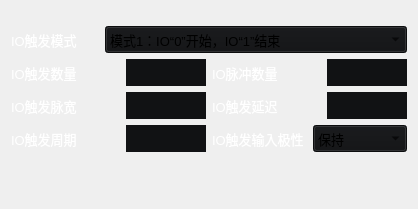
               <widget class="QWidget" name="page_14">
                <layout class="QGridLayout" name="gridLayout_28">
                 <item row="4" column="0">
                  <layout class="QHBoxLayout" name="horizontalLayout_76">
                   <item>
                    <widget class="QLabel" name="label_111">
                     <property name="minimumSize">
                      <size>
                       <width>80</width>
                       <height>0</height>
                      </size>
                     </property>
                     <property name="font">
                      <font>
                       <pointsize>10</pointsize>
                      </font>
                     </property>
                     <property name="styleSheet">
                      <string notr="true">color: rgb(255, 255, 255);</string>
                     </property>
                     <property name="text">
                      <string>IO触发周期</string>
                     </property>
                    </widget>
                   </item>
                   <item>
                    <widget class="QLineEdit" name="lineEdit_14">
                     <property name="sizePolicy">
                      <sizepolicy hsizetype="Minimum" vsizetype="Fixed">
                       <horstretch>0</horstretch>
                       <verstretch>0</verstretch>
                      </sizepolicy>
                     </property>
                     <property name="minimumSize">
                      <size>
                       <width>0</width>
                       <height>27</height>
                      </size>
                     </property>
                     <property name="maximumSize">
                      <size>
                       <width>80</width>
                       <height>26</height>
                      </size>
                     </property>
                     <property name="font">
                      <font>
                       <pointsize>10</pointsize>
                      </font>
                     </property>
                     <property name="styleSheet">
                      <string notr="true">background-color: rgb(17, 18, 20);
border:none;</string>
                     </property>
                     <property name="text">
                      <string/>
                     </property>
                    </widget>
                   </item>
                  </layout>
                 </item>
                 <item row="1" column="0" colspan="2">
                  <layout class="QHBoxLayout" name="horizontalLayout_89">
                   <item>
                    <widget class="QLabel" name="label_103">
                     <property name="sizePolicy">
                      <sizepolicy hsizetype="Fixed" vsizetype="Preferred">
                       <horstretch>0</horstretch>
                       <verstretch>0</verstretch>
                      </sizepolicy>
                     </property>
                     <property name="minimumSize">
                      <size>
                       <width>88</width>
                       <height>0</height>
                      </size>
                     </property>
                     <property name="maximumSize">
                      <size>
                       <width>88</width>
                       <height>16777215</height>
                      </size>
                     </property>
                     <property name="font">
                      <font>
                       <pointsize>10</pointsize>
                      </font>
                     </property>
                     <property name="styleSheet">
                      <string notr="true">color: rgb(255, 255, 255);</string>
                     </property>
                     <property name="text">
                      <string>IO触发模式</string>
                     </property>
                    </widget>
                   </item>
                   <item>
                    <widget class="QComboBox" name="LightMode_3">
                     <property name="minimumSize">
                      <size>
                       <width>60</width>
                       <height>27</height>
                      </size>
                     </property>
                     <property name="font">
                      <font>
                       <pointsize>10</pointsize>
                      </font>
                     </property>
                     <property name="styleSheet">
                      <string notr="true">background-color: rgb(17, 18, 20);
</string>
                     </property>
                     <item>
                      <property name="text">
                       <string>模式1：IO“0”开始，IO“1”结束</string>
                      </property>
                     </item>
                     <item>
                      <property name="text">
                       <string>模式2：IO“1”开始，IO“0”结束</string>
                      </property>
                     </item>
                     <item>
                      <property name="text">
                       <string>模式3：IO“0”开始，输出固定触发脉冲</string>
                      </property>
                     </item>
                     <item>
                      <property name="text">
                       <string>模式4：IO“1”开始，输出固定触发脉冲</string>
                      </property>
                     </item>
                     <item>
                      <property name="text">
                       <string>模式5：IO“0”有效，上升沿有效，下降沿结束</string>
                      </property>
                     </item>
                     <item>
                      <property name="text">
                       <string>模式6：IO“1”有效，上升沿有效，下降沿结束</string>
                      </property>
                     </item>
                     <item>
                      <property name="text">
                       <string>模式7：多个IO&quot;0&quot;作为开始，输出固定触发脉冲</string>
                      </property>
                     </item>
                     <item>
                      <property name="text">
                       <string>模式8：多个IO&quot;1&quot;作为开始，输出固定触发脉冲</string>
                      </property>
                     </item>
                    </widget>
                   </item>
                  </layout>
                 </item>
                 <item row="2" column="0">
                  <layout class="QHBoxLayout" name="horizontalLayout_64">
                   <item>
                    <widget class="QLabel" name="label_110">
                     <property name="minimumSize">
                      <size>
                       <width>80</width>
                       <height>0</height>
                      </size>
                     </property>
                     <property name="font">
                      <font>
                       <pointsize>10</pointsize>
                      </font>
                     </property>
                     <property name="styleSheet">
                      <string notr="true">color: rgb(255, 255, 255);</string>
                     </property>
                     <property name="text">
                      <string>IO触发数量</string>
                     </property>
                    </widget>
                   </item>
                   <item>
                    <widget class="QLineEdit" name="lineEdit_13">
                     <property name="sizePolicy">
                      <sizepolicy hsizetype="Minimum" vsizetype="Fixed">
                       <horstretch>0</horstretch>
                       <verstretch>0</verstretch>
                      </sizepolicy>
                     </property>
                     <property name="minimumSize">
                      <size>
                       <width>0</width>
                       <height>27</height>
                      </size>
                     </property>
                     <property name="maximumSize">
                      <size>
                       <width>80</width>
                       <height>26</height>
                      </size>
                     </property>
                     <property name="font">
                      <font>
                       <pointsize>10</pointsize>
                      </font>
                     </property>
                     <property name="styleSheet">
                      <string notr="true">background-color: rgb(17, 18, 20);
border:none;</string>
                     </property>
                     <property name="text">
                      <string/>
                     </property>
                    </widget>
                   </item>
                  </layout>
                 </item>
                 <item row="3" column="0">
                  <layout class="QHBoxLayout" name="horizontalLayout_84">
                   <item>
                    <widget class="QLabel" name="label_112">
                     <property name="minimumSize">
                      <size>
                       <width>80</width>
                       <height>0</height>
                      </size>
                     </property>
                     <property name="font">
                      <font>
                       <pointsize>10</pointsize>
                      </font>
                     </property>
                     <property name="styleSheet">
                      <string notr="true">color: rgb(255, 255, 255);</string>
                     </property>
                     <property name="text">
                      <string>IO触发脉宽</string>
                     </property>
                    </widget>
                   </item>
                   <item>
                    <widget class="QLineEdit" name="lineEdit_15">
                     <property name="sizePolicy">
                      <sizepolicy hsizetype="Minimum" vsizetype="Fixed">
                       <horstretch>0</horstretch>
                       <verstretch>0</verstretch>
                      </sizepolicy>
                     </property>
                     <property name="minimumSize">
                      <size>
                       <width>0</width>
                       <height>27</height>
                      </size>
                     </property>
                     <property name="maximumSize">
                      <size>
                       <width>80</width>
                       <height>26</height>
                      </size>
                     </property>
                     <property name="font">
                      <font>
                       <pointsize>10</pointsize>
                      </font>
                     </property>
                     <property name="styleSheet">
                      <string notr="true">background-color: rgb(17, 18, 20);
border:none;</string>
                     </property>
                     <property name="text">
                      <string/>
                     </property>
                    </widget>
                   </item>
                  </layout>
                 </item>
                 <item row="3" column="1">
                  <layout class="QHBoxLayout" name="horizontalLayout_88">
                   <item>
                    <widget class="QLabel" name="label_114">
                     <property name="minimumSize">
                      <size>
                       <width>80</width>
                       <height>0</height>
                      </size>
                     </property>
                     <property name="font">
                      <font>
                       <pointsize>10</pointsize>
                      </font>
                     </property>
                     <property name="styleSheet">
                      <string notr="true">color: rgb(255, 255, 255);</string>
                     </property>
                     <property name="text">
                      <string>IO触发延迟</string>
                     </property>
                    </widget>
                   </item>
                   <item>
                    <widget class="QLineEdit" name="lineEdit_17">
                     <property name="sizePolicy">
                      <sizepolicy hsizetype="Minimum" vsizetype="Fixed">
                       <horstretch>0</horstretch>
                       <verstretch>0</verstretch>
                      </sizepolicy>
                     </property>
                     <property name="minimumSize">
                      <size>
                       <width>0</width>
                       <height>27</height>
                      </size>
                     </property>
                     <property name="maximumSize">
                      <size>
                       <width>80</width>
                       <height>26</height>
                      </size>
                     </property>
                     <property name="font">
                      <font>
                       <pointsize>10</pointsize>
                      </font>
                     </property>
                     <property name="styleSheet">
                      <string notr="true">background-color: rgb(17, 18, 20);
border:none;</string>
                     </property>
                     <property name="text">
                      <string/>
                     </property>
                    </widget>
                   </item>
                  </layout>
                 </item>
                 <item row="5" column="0">
                  <spacer name="verticalSpacer_20">
                   <property name="orientation">
                    <enum>Qt::Vertical</enum>
                   </property>
                   <property name="sizeType">
                    <enum>QSizePolicy::Fixed</enum>
                   </property>
                   <property name="sizeHint" stdset="0">
                    <size>
                     <width>20</width>
                     <height>46</height>
                    </size>
                   </property>
                  </spacer>
                 </item>
                 <item row="2" column="1">
                  <layout class="QHBoxLayout" name="horizontalLayout_87">
                   <item>
                    <widget class="QLabel" name="label_113">
                     <property name="minimumSize">
                      <size>
                       <width>80</width>
                       <height>0</height>
                      </size>
                     </property>
                     <property name="font">
                      <font>
                       <pointsize>10</pointsize>
                      </font>
                     </property>
                     <property name="styleSheet">
                      <string notr="true">color: rgb(255, 255, 255);</string>
                     </property>
                     <property name="text">
                      <string>IO脉冲数量</string>
                     </property>
                    </widget>
                   </item>
                   <item>
                    <widget class="QLineEdit" name="lineEdit_16">
                     <property name="sizePolicy">
                      <sizepolicy hsizetype="Minimum" vsizetype="Fixed">
                       <horstretch>0</horstretch>
                       <verstretch>0</verstretch>
                      </sizepolicy>
                     </property>
                     <property name="minimumSize">
                      <size>
                       <width>0</width>
                       <height>27</height>
                      </size>
                     </property>
                     <property name="maximumSize">
                      <size>
                       <width>80</width>
                       <height>26</height>
                      </size>
                     </property>
                     <property name="font">
                      <font>
                       <pointsize>10</pointsize>
                      </font>
                     </property>
                     <property name="styleSheet">
                      <string notr="true">background-color: rgb(17, 18, 20);
border:none;</string>
                     </property>
                     <property name="text">
                      <string/>
                     </property>
                    </widget>
                   </item>
                  </layout>
                 </item>
                 <item row="5" column="1">
                  <spacer name="verticalSpacer_21">
                   <property name="orientation">
                    <enum>Qt::Vertical</enum>
                   </property>
                   <property name="sizeType">
                    <enum>QSizePolicy::Fixed</enum>
                   </property>
                   <property name="sizeHint" stdset="0">
                    <size>
                     <width>20</width>
                     <height>46</height>
                    </size>
                   </property>
                  </spacer>
                 </item>
                 <item row="4" column="1">
                  <layout class="QHBoxLayout" name="horizontalLayout_90">
                   <item>
                    <widget class="QLabel" name="label_115">
                     <property name="minimumSize">
                      <size>
                       <width>80</width>
                       <height>0</height>
                      </size>
                     </property>
                     <property name="font">
                      <font>
                       <pointsize>10</pointsize>
                      </font>
                     </property>
                     <property name="styleSheet">
                      <string notr="true">color: rgb(255, 255, 255);</string>
                     </property>
                     <property name="text">
                      <string>IO触发输入极性</string>
                     </property>
                    </widget>
                   </item>
                   <item>
                    <widget class="QComboBox" name="LightMode_7">
                     <property name="minimumSize">
                      <size>
                       <width>60</width>
                       <height>27</height>
                      </size>
                     </property>
                     <property name="font">
                      <font>
                       <pointsize>10</pointsize>
                      </font>
                     </property>
                     <property name="styleSheet">
                      <string notr="true">background-color: rgb(17, 18, 20);
</string>
                     </property>
                     <item>
                      <property name="text">
                       <string>保持</string>
                      </property>
                     </item>
                     <item>
                      <property name="text">
                       <string>反转</string>
                      </property>
                     </item>
                    </widget>
                   </item>
                  </layout>
                 </item>
                 <item row="0" column="0">
                  <spacer name="verticalSpacer_26">
                   <property name="orientation">
                    <enum>Qt::Vertical</enum>
                   </property>
                   <property name="sizeType">
                    <enum>QSizePolicy::Fixed</enum>
                   </property>
                   <property name="sizeHint" stdset="0">
                    <size>
                     <width>20</width>
                     <height>15</height>
                    </size>
                   </property>
                  </spacer>
                 </item>
                </layout>
               </widget>
